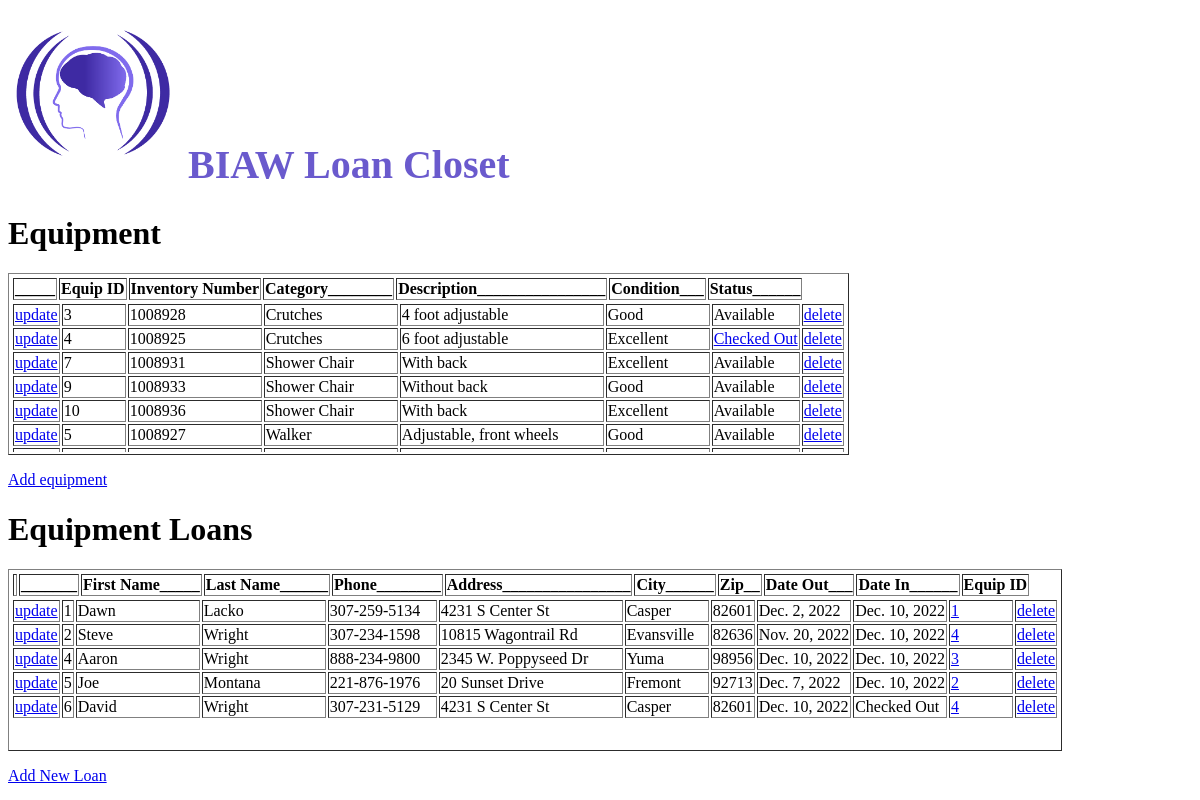
/, run on an earlier commit of the app's database.
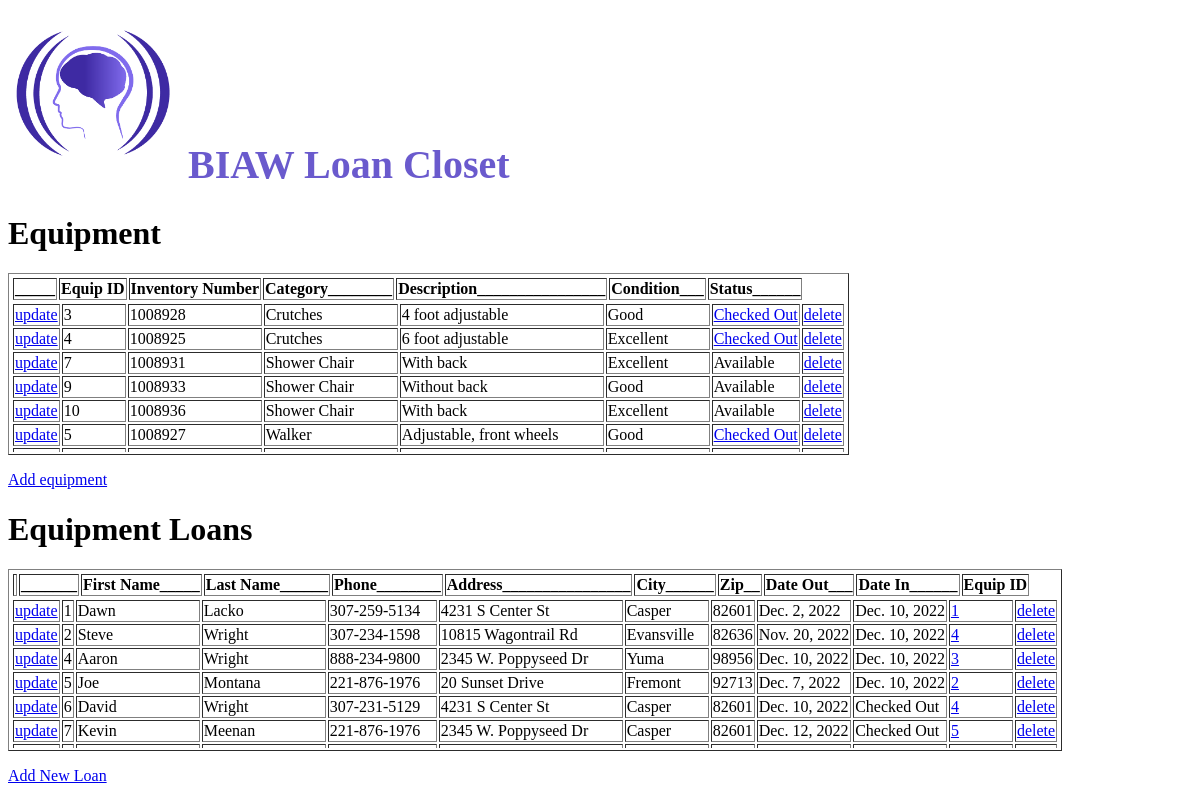
And on a later commit of the database.
### loans/models.py (models this page shows)
class Equipment(models.Model):
    invnumber = models.IntegerField()
    category = models.CharField(max_length=10)
    description = models.CharField(max_length=225)
    condition = models.CharField(max_length=225)
    checkedout = models.BooleanField()

class Loans(models.Model):
    first_name = models.CharField(max_length=50)
    last_name = models.CharField (max_length=50)
    phone_number = models.CharField(max_length=20)
    address = models.CharField(max_length=50)
    city = models.CharField(max_length=20)
    zip = models.IntegerField()
    date_out = models.DateField()
    date_in = models.DateField(blank=True, null=True)
    equip_id = models.IntegerField()

### loans/views.py (the view)
# urls.py: 2. Add a URL to urlpatterns:  path('', views.home, name='home')
def home(request):
 items = Equipment.objects.order_by('category').all().values()
 clients = Loans.objects.all().values()
 template = loader.get_template('home.html')
 context = {
   'items': items,
   'clients': clients,
 }
 return HttpResponse(template.render(context, request))

### loans/templates/home.html (shortened to what this page needs)
{% load static %}
<h1 style="color:SlateBlue; font-family: cursive; font-size: 40px; "><img src="{% static 'BIAW_Logo.png' %}" width="170"> BIAW Loan Closet </h1>
<h1>Equipment</h1>
<table class = "fixed_header", border="1">
<thead>
<tr>
   <th>_____</th>
   <th> Equip ID</th>
   <th> Inventory Number </th>
   <th> Category________</th>
   <th> Description________________ </th>
   <th> Condition___ </th>
   <th> Status______ </th>
</tr>
</thead>
<tbody>
{% for x in items %}
<tr>
   <td><a href="update/{{ x.id }}">update</a></td>
   <td style = "width: 60px">{{ x.id }}</td>
   <td style = "width: 130px">{{ x.invnumber }}</td>
   <td style = "width: 130px">{{ x.category }}</td>
   <td style = "width: 200px">{{ x.description }}</td>
   <td style = "width: 100px">{{ x.condition }}</td>
   {%if x.checkedout%}
      <td><a href="display_client/{{ x.id }}">{{'Checked Out'}}</a></td>
   {%else%}
      <td>{{ "Available" }}</td>
   {%endif%}
   <td><a href="del_equip/{{ x.id }}">delete</a></td>
</tr>
{% endfor %}
</tbody>
</table>
<p>
   <a href="add/">Add equipment</a>
   </p>
<h1>Equipment Loans</h1>
<table class = "fixed_header", border="1">
<thead>
<tr>
   <th></th>
   <th>_______</th>
   <th> First Name_____ </th>
   <th> Last Name______ </th>
   <th> Phone________ </th>
   <th> Address________________ </th>
   <th> City______ </th>
   <th> Zip__ </th>
   <th> Date Out___ </th>
   <th> Date In______ </th>
   <th> Equip ID </th>
</tr>
</thead>
<tbody>
{% for x in clients %}
<tr>
   <td><a href="update_loan/{{ x.id }}">update</a></td>
   <td>{{ x.id }}</td>
   <td style = "width: 120px">{{ x.first_name }}</td>
   <td style = "width: 120px">{{ x.last_name }}</td>
   <td style = "width: 105px">{{ x.phone_number }}</td>
   <td style = "width: 180px">{{ x.address }}</td>
   <td style = "width: 80px">{{ x.city }}</td>
   <td>{{ x.zip }}</td>
   <td>{{ x.date_out }}</td>
   {%if x.date_in is not None%}
      <td>{{ x.date_in }}</td>
   {%else%}
      <td>{{"Checked Out"}}
   {%endif%}
   <td style = "width: 60px"><a href="display_loan/{{ x.equip_id }}">{{x.equip_id}}</a></td>
   <td><a href="del_client/{{ x.id }}">delete</a></td>
</tr>
{% endfor %}
</tbody>
</table>
<p>
   <a href="add_loan/">Add New Loan</a>
   </p>

### loans/templates/home.html (style rules this page uses)
.fixed_header tbody { display:block; #table-layout: fixed; overflow:auto; height:150px; #width:100%; }
.fixed_header thead { display:block; #table-layout: fixed; }

What changed in the data, as far as the page shows it:
changed Equipment "4 foot adjustable": checkedout False → True (drawn); value "Available" → "Checked Out"
changed Equipment "Walker": checkedout False → True (drawn); value "Available" → "Checked Out"
added Loans: id "7", first_name "Kevin", last_name "Meenan", phone_number "221-876-1976", address "2345 W. Poppyseed Dr", city "Casper", zip "82601", date_out "Dec. 12, 2022", value "Checked Out", equip_id "5"
